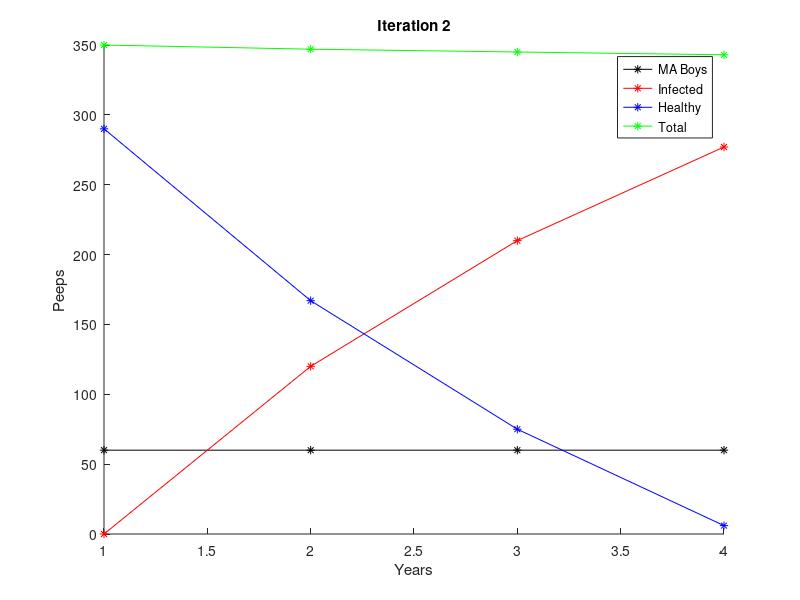

The MATLAB script that drew this image:
% iteration2
% Four year period, but people graduate
% Meg McCauley and Meghan Tighe
% Linearity 2 - Decemeber 10, 2014

T = 4;  % Time period in years

% Stocks
ma_boys = zeros(T,1);
ma_boys(1) = 60;        % set the intital number of ma_boys
healthy = zeros(T,1);
healthy(1) = 290;       % set the intital number of healthy
infected = zeros(T,1);
infected(1) = 0;        % set the intital number of infected
total = zeros(T,1);

incoming_ma_boys = 15;
incoming_healthy = 70;


for t = 2 : T
    f = 2*ma_boys(t-1);  % function of newly infected each year
    
    % Graduating 1/4 of each stock
    grad_ma_boys = round(1/4*ma_boys(t-1));
    grad_infect = round(1/4*infected(t-1));
    grad_health = round(1/4*healthy(t-1));
    
    % Updating numbers after graduation
    ma_boys(t) = ma_boys(t-1) - grad_ma_boys;
    infected(t) = infected(t-1) - grad_infect;
    healthy(t) = healthy(t-1) - grad_health;
    
    ma_boys(t) = ma_boys(t) + incoming_ma_boys;
    infected(t) = infected(t) + f;
    healthy(t) = healthy(t) - f + incoming_healthy;
    total = round(ma_boys) + round(healthy) + round(infected);
end

clf;
hold on;
plot(ma_boys, '*-k');
plot(infected, '*-r');
plot(healthy,'*-b');
plot(ma_boys + infected + healthy, '*-g')
legend('MA Boys','Infected', 'Healthy', 'Total');
xlabel('Years');
ylabel('Peeps');
title('Iteration 2');
